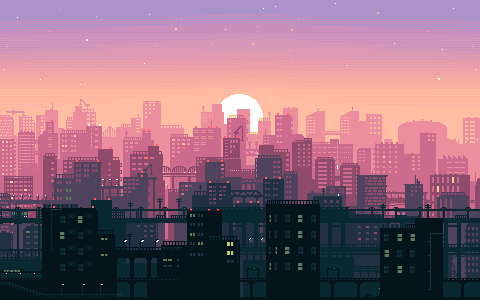
#> input picture software/dvi_test/background.gif, 480 x 300 px
$ python generate_gif.py
#> lines starting #> are read from the running program, lines starting #| are printed output that depends on the picture
from PIL import Image, ImageSequence

img_width: int = 0
img_height: int = 0
total_frames: int = 1
block_size = 16
palette_bin = b''
bitmap_bin = []

img_list = []

with Image.open('background.gif') as img_group:
#> img_group is the input picture: PIL image 480x300 P; mean R, G, B, A 143.5, 105, 121.4, 255
    for img in ImageSequence.Iterator(img_group):
       img_list.append(img.copy().crop((80, 30, 400, 270)))
#> this loop made 64 passes
#> after the loop, img_list = 64 items

img_list[0].save("bg_cropped.gif", save_all=True, append_images=img_list[1:])
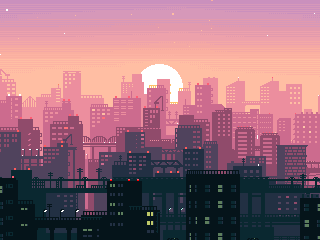
#> saved as bg_cropped.gif: PIL image 320x240 P; mean R, G, B, A 152.4, 108.2, 121.2, 255
